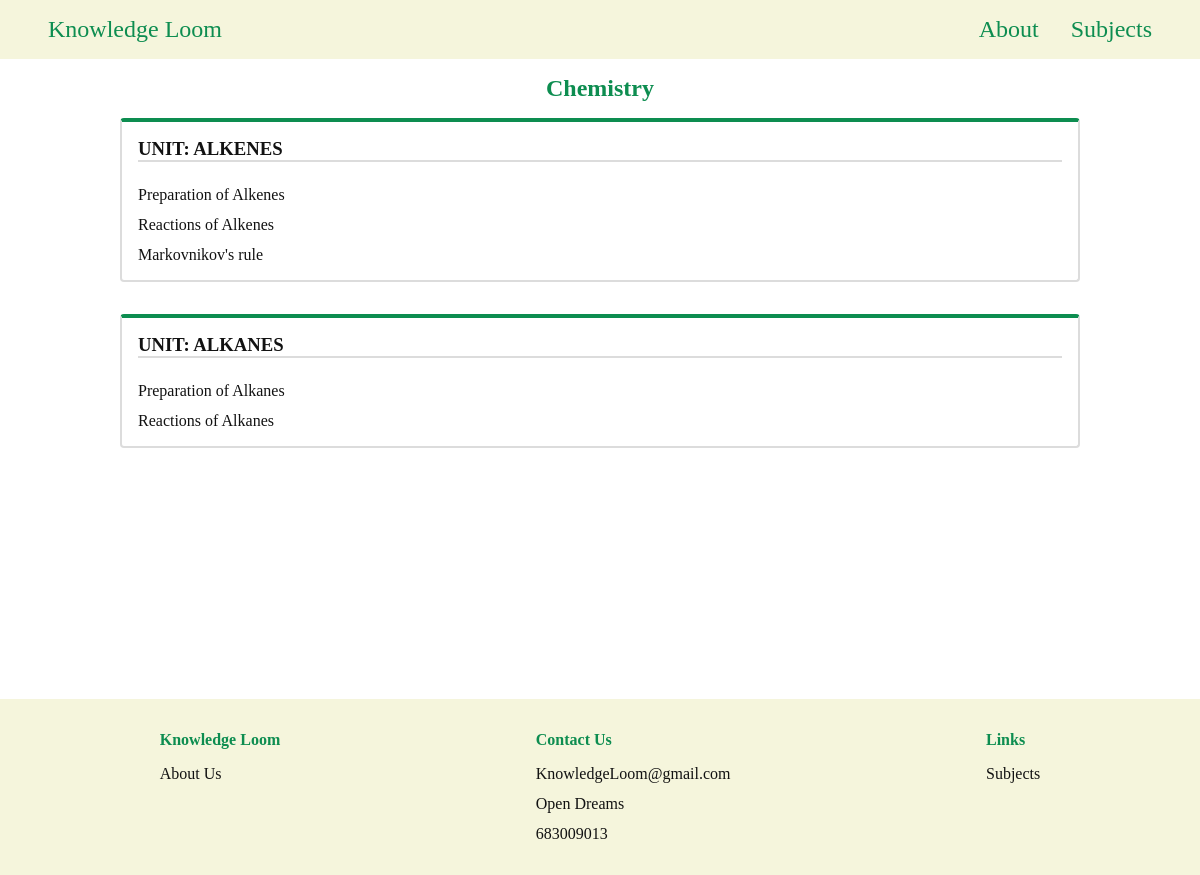
Screenshot of /Chemistry with the database file from the repository.
### ContentKL/models.py (models this page shows, shortened)
class Subjects(models.Model):
    Class=models.ForeignKey(Classes, on_delete=models.CASCADE, blank=True, null=True)
    Subject=models.CharField(max_length=50)

class Topics(models.Model):
    Class=models.ForeignKey(Classes,on_delete=models.CASCADE,blank=True, null=True)
    Subject=models.ForeignKey(Subjects,on_delete=models.CASCADE)
    Topic=models.CharField(max_length=300)
    def __str__(self):
           return self.Topic

class subtopic(models.Model):
    Class=models.ForeignKey(Classes,on_delete=models.CASCADE,blank=True, null=True)
    Subject=models.ForeignKey(Subjects,on_delete=models.CASCADE)
    Topic=models.ForeignKey(Topics,on_delete=models.CASCADE)
    title=models.CharField(max_length=300)
    overview=models.TextField()
    videolink=models.CharField(max_length=500)

### ContentKL/views.py (the view)
# urls.py: path('<str:sub>',views.topic,name='topics'),
def topic(request,sub):
    topics=Topics.objects.filter(Subject__Subject=sub)
    topic_sub={}
    for topicc in topics:
        topic_sub[topicc]=subtopic.objects.filter(Topic__Topic=topicc)
    return render(request,'topic.html',{'topic_sub':topic_sub,'sub':sub})

### templates/topic.html (shortened to what this page needs)
{%load static%}
<!DOCTYPE html>
<html lang="en">
<head>
    <link rel="stylesheet" href="{% static 'topic.css'%}">
</head>
<body>
    <header class="navbar">
        <a href="{% url 'home'%}">Knowledge Loom</a>
        <div>
            <a href="#">About</a>
            <a href="{% url 'subjects'%}">Subjects</a>
        </div>
    </header>
   <section class="content">
    <h1 class="Subject">{{sub}}</h1>
    <ul class="topics">
        {%for key,value in topic_sub.items%}
        <div class="subject_container">
            <li class="topics_li">
                <h3>UNIT: {{key.Topic}}</h3>
            <ul class="subtopic">
                {%for subtopic in value%}
                <li><a href="subtopic/{{subtopic.id}}">{{subtopic.title}}</a></li>
                {%endfor%}
            </ul>
            </li>
        </div>
        {%endfor%}
    </ul>
   </section>
   <div class="footer">
    <div class="footer_content">
        <h2>Knowledge Loom</h2>
        <ul>
            <li><a href="#">About Us</a></li>
        </ul>
    </div>
    <div class="footer_content">
        <h2>Contact Us</h2>
        <ul>
            <li><a href="#">KnowledgeLoom@gmail.com</a></li>
            <li><a href="#">Open Dreams</a></li>
            <li><a href="#">683009013</a></li>
        </ul>
    </div>
    <div class="footer_content">
        <h2>Links</h2>
        <ul>
            <li><a href="{% url 'subjects%'}">Subjects</a></li>
        </ul>
    </div>
</div>
</body>
</html>

### static/topic.css (style rules this page uses)
* { margin:0; padding:0; }
.navbar { display: flex; padding: 1rem 3rem; justify-content: space-between; background-color: #F5F5DC; }
.navbar a { color:#0D8D50; font-size: 1.5rem; font-family: 'Times New Roman', Times, serif; text-decoration: none; }
.navbar div { display:flex; gap:2rem; }
.content { color:#121212; height: 80vh; display: flex; flex-direction: column; align-items: center; }
ul { list-style-type: none; }
.topics { list-style-type: none; display: grid; width: 80vw; min-width: 300px; grid-template-columns: 1fr; gap: 2rem; }
.subject_container { border:2px solid gainsboro; border-top: 4px solid #0D8D50; border-radius: 4px; padding: 1rem; }
h3 { border-bottom: 2px solid gainsboro; text-transform: uppercase; }
.topics_li { display: flex; flex-direction: column; gap: 1.5rem; }
.subtopic { display: flex; flex-direction: column; gap: .75rem; }
a { text-decoration: none; color:#121212 }
h1 { padding: 1rem; color:#0D8D50; text-transform: u; }
.footer { height: auto; display: flex; justify-content: space-around; color: #121212; background-color: #F5F5DC; padding:2rem; }
.footer h2 { color: #0D8D50; font-size: 1rem; }
.footer ul { list-style-type: none; display: flex; flex-direction: column; gap: .75rem; }
.footer div { display: flex; flex-direction: column; gap: 1rem; }
.footer a { text-decoration: none; color: #121212; font-size: 1rem; }

### rows the page displays
Subjects: Subject "Chemistry"
Topics: Topic "ALKENES"
subtopic: title "Preparation of Alkenes"
subtopic: title "Reactions of Alkenes"
subtopic: title "Markovnikov's rule"
Topics: Topic "ALKANES"
subtopic: title "Preparation of Alkanes"
subtopic: title "Reactions of Alkanes"
